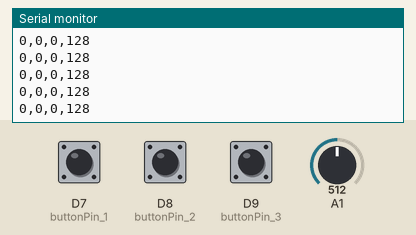
A sketch run on a simulated Arduino Due. Shown: the last lines printed to the serial monitor. Inputs (shaded band) come from the test bench; at power-on: A1 = 512, D7 (buttonPin_1) HIGH, D8 (buttonPin_2) HIGH, D9 (buttonPin_3) HIGH (analog values on the 0–1023 scale).

Above: at 1.2 s.
1.3 s: A1 set to 716
At 2.0 s:
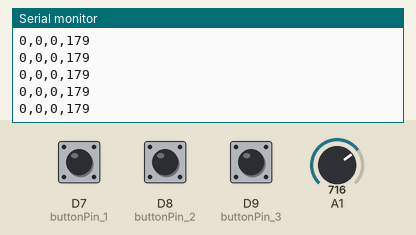
2.8 s: D7 (buttonPin_1) pulled LOW for 0.15 s
4.4 s: D8 (buttonPin_2) pulled LOW for 0.15 s
6.0 s: D9 (buttonPin_3) pulled LOW for 0.15 s
7.6 s: A1 set to 306
At 8.1 s:
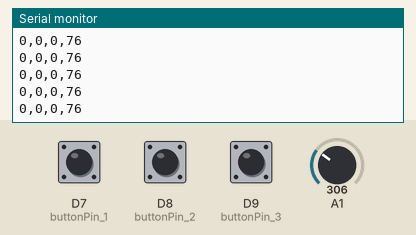
10.6 s: D7 (buttonPin_1) pulled LOW for 1 s
At 11.5 s:
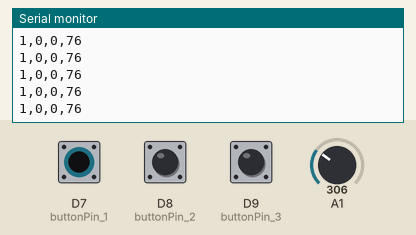
Timing chart, 0 to 13.1 s (numbered marks = the images above; inputs shaded):
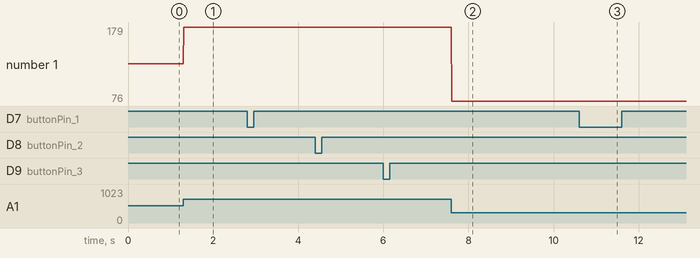

Measured:
- after the input at 1.3 s, the serial monitor: prints a new line at once (image 1)
- after the input at 7.6 s, the serial monitor: prints a new line at once (image 2)
- after the input at 10.6 s, the serial monitor: prints a new line at once (image 3)
- plotted number 1: 128 → 179 after the input at 1.3 s, 179 → 76 after the input at 7.6 s

The sketch:

isaiah_SS4.ino
```cpp
/*
SHORT SKETCH #4: DUE 3/25
Use (at least) 4 hardware sensors to control a P5.JS sketch. You may use any combination of buttons, potentiometers, photocell, or touch points as your sensor. The P5 sketch must include:

use of sensor data (transmitted via UART) to control multiple elements of your P5 sketch.
use of map() function
use of data type conversion such as Integar to Ascii and back to integar values for our Serial port data
use of declared variables
use of background()
use of fill()
at least three graphics primitives
display window width: max of 1080, min of 400
display window height: max of 720, min of 400
Feel free to use images, sound library, etc. The content is completely up to you, but it needs to be controlled by Serial UART from Microcontroller.

Upload your completed code (both arduino & p5.js) to your repo before the beginnning of next class session. Remember, the arduino .ino file must go in folder of same name, and the p5.js project must include its entire project folder and it contents.
Have your project (both hardware and software aspects) ready to present at the next class critique.

References:
https://youtu.be/gSag3HmyOgE?si=HZQjh0vL-xK_RCLW
https://github.com/entertainmenttechnology/Pokorny-MTEC2280_D01-Spring2026/blob/main/examples/S08-Serial_Arduino_to_P5_MultiSensor/Arduino_Serial_Multi_String/Arduino_Serial_Multi_String.ino
https://github.com/entertainmenttechnology/Pokorny-MTEC2280_D01-Spring2026/blob/main/examples/S08-Serial_Arduino_to_P5_MultiSensor/P5_Serial_Read_String/sketch.js
https://github.com/entertainmenttechnology/Pokorny-MTEC2280_D01-Spring2026/blob/main/examples/S05-AnalogRead_Mapped/S05-AnalogRead_Mapped.ino

*/

//Define Pins
const int adcPin_1 = 1;
const int buttonPin_1 = 7;
const int buttonPin_2 = 8;
const int buttonPin_3 = 9;

//Button Variables
bool buttonState_1 = 0;
bool buttonState_2 = 0;
bool buttonState_3 = 0;


//Pot Variables
int adcRead_1 = 0;

//Software Timer Variables
int lastTime = 0;
int currentTime = 0;
int timerInterval = 5; //milliseconds

void setup()
{
  //set button pin modes to Input with internal Pullup resistors
  pinMode(buttonPin_1, INPUT_PULLUP);
  pinMode(buttonPin_2, INPUT_PULLUP);
  pinMode(buttonPin_3, INPUT_PULLUP);

  analogReadResolution(8); //set ADC read to 8 bit 0-255
  Serial.begin(9600);  //start serial comm @ 9600 baud rate
}

void loop()
{
  //read analog pot value
  adcRead_1 = analogRead(adcPin_1);

  //read button state on pins [NOTE: logic is inverted due to Pullup config]
  buttonState_1 = !digitalRead(buttonPin_1);
  buttonState_2 = !digitalRead(buttonPin_2);
  buttonState_3 = !digitalRead(buttonPin_3);


  currentTime = millis(); //read current elapsed time in milliseconds
  if (currentTime - lastTime >= timerInterval) //Timer interval reached
  {
    lastTime = currentTime;  //store current time as lastTime so we know when timer last triggered every time

    //Send Data to P5.JS Sketch via Serial UART using print() and Comma Separation
    //This is done via data conversion.
    Serial.print(buttonState_1);  //send 1st command
    Serial.print(',');            //send comma character
    Serial.print(buttonState_2);  //send 2nd command
    Serial.print(',');            //send comma character
    Serial.print(buttonState_3);      //send 3rd command
    Serial.print(',');            //send comma character
    Serial.print(adcRead_1);      //send 4th Reading
    Serial.print('\n');           //send "Line Feed", or "New Line" character, or use println() instead.


  }
}
```
